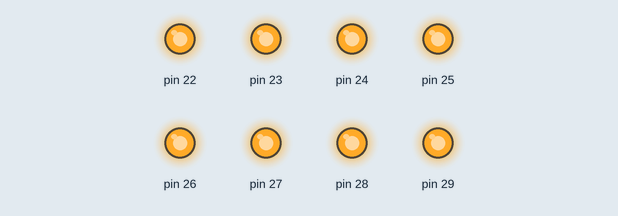
The sketch below on a simulated Arduino Mega 2560, built with avr-gcc and run on an emulated ATmega2560. Parts: output pins drawn as LEDs (lit = HIGH).

Above: at 0.2 s.
At 0.7 s:
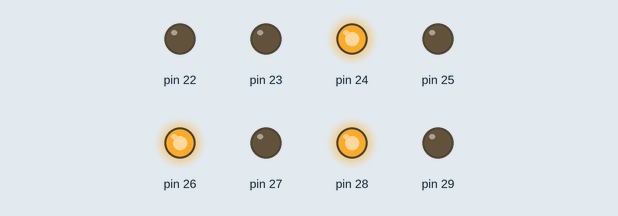
At 2.7 s:
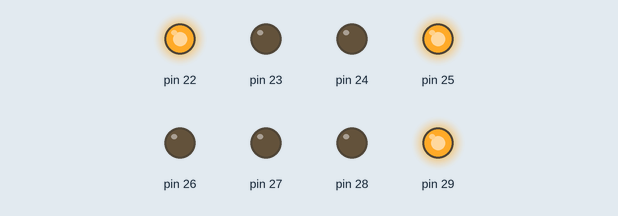
Timing chart, 0 to 3.5 s (numbered marks = the images above):
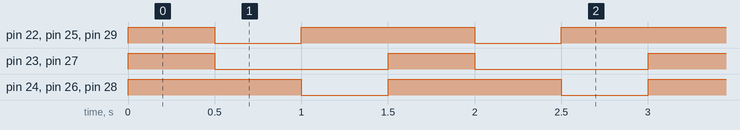

Measured:
- by itself, pin 22, pin 25, pin 29: repeats every 1.5 s: LOW 0.50 s, HIGH 1.0 s
- by itself, pin 23, pin 27: alternates HIGH for 0.50 s and LOW for 1.0 s
- by itself, pin 24, pin 26, pin 28: alternates HIGH for 1.0 s and LOW for 0.50 s

The sketch:

Lab2_PartA.ino
```cpp
//Jung Min Bae
//Mechatronics Lab: Lab 2 (embedding systems)

void setup()
{DDRA = 0b11111111;} //Makes all pins of port A as input pins
void loop()
{PORTA = 0b11111111;
delay(500);
PORTA = 0b01010100; //Port A data pins... I think it's 42, 44, 46 and 48?
delay(500);
PORTA = 0b10001001; //Port A data pins (again with adifferent array)
delay(500);}
```
